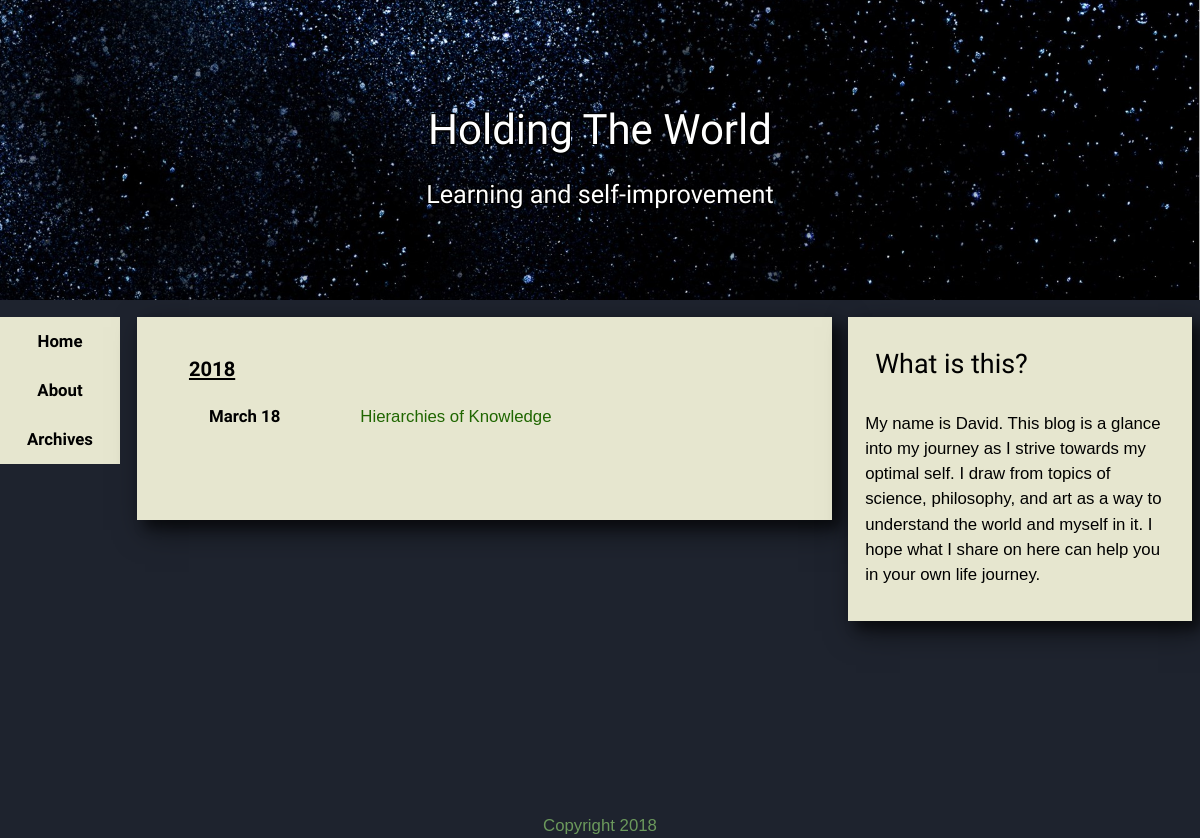
Before: /archives/ with the older database file.
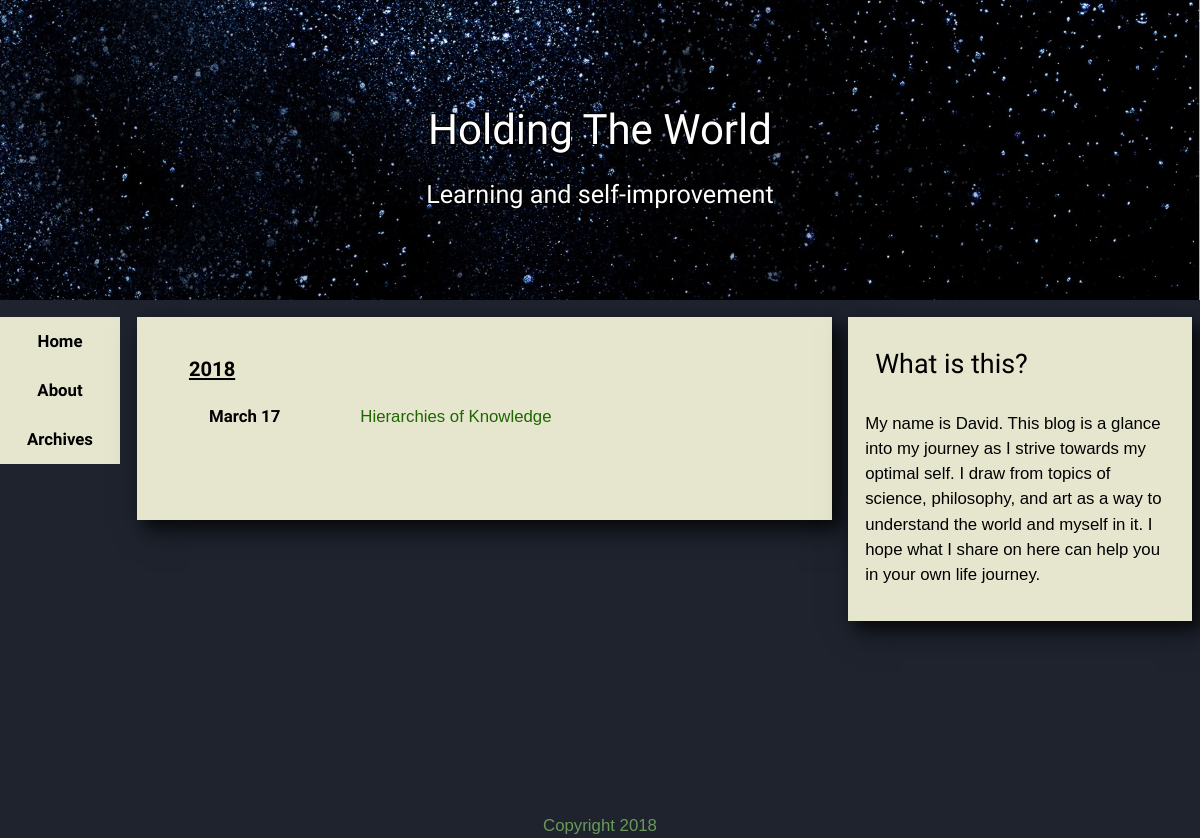
After: the same page with the newer database file.
### blog/models.py (models this page shows, shortened)
class Post(models.Model):
    title = models.CharField(max_length=128)
    body = models.TextField(blank=True)
    slug = models.SlugField(max_length=128, unique=True)
    create_date = models.DateTimeField('Date the post was originally created', auto_now_add=True)
    pub_date = models.DateTimeField('Publish date', blank=True, null=True)
    edit_date = models.DateTimeField('Date post was edited, most recently', auto_now=True)
    tags = models.ManyToManyField(Tag, blank=True)
    snippet = models.TextField('Short section from the body of the text', blank=True)
    published = models.BooleanField('Whether the post is published, or still in edit', default=False)

### blog/views.py (the view)
# urls.py: path('archives/', views.archives, name='archives'),
def archives(request):
    print("page was requested")
    post_list = Post.objects.filter(published=True).order_by('-pub_date')
    class YearPostIterator:
        def __init__(self, post_list):
            self.post_list = post_list
            self.counter = 0
            try:
                self.year_counter = post_list[0].pub_date.year
            except IndexError:
                self.year_counter = 2018
            self.year_range = iter(range(self.year_counter, 2018-1, -1))
            self.finished = False
            self.timeout = 0
        def __iter__(self):
            return self
        def post_generator(self):
            while True:
                try:
                    if self.post_list[self.counter].pub_date.year != self.year_counter:
                        self.year_counter = self.post_list[self.counter].pub_date.year
                        break
                except IndexError:
                    self.finished = True
                    break
                yield self.post_list[self.counter]
                self.counter += 1
        def __next__(self):
            if self.finished or (self.timeout > 10):
                raise StopIteration()
            else:
                self.timeout += 1
                next_year = next(self.year_range)
                return [next_year, self.post_generator()]
    context = {
        'year_post_iterator': YearPostIterator(post_list)
    }
    return render(request, 'blog/archives.html', context)

### blog/templates/blog/archives.html
{% extends "blog/base.html" %}
{% block content %}
    <article class="box">
        <dl>
            {% for pair in year_post_iterator %}
                <dt><time>{{ pair.0 }}</time></dt>
                <dd>
                    <dl>
                        {% for post in pair.1 %}
                            <dt><time>{{ post.pub_date|date:"F d" }}</time></dt><dd><a href="{% url 'blog:post' post.slug %}">{{ post.title }}</a></dd>
                        {% endfor %}
                    </dl>
                </dd>
            {% endfor %}
        </dl>
    </article>
{% endblock %}

Changed rows visible on the page:
changed Post "Hierarchies of Knowledge": pub_date "March 18" → "March 17"
